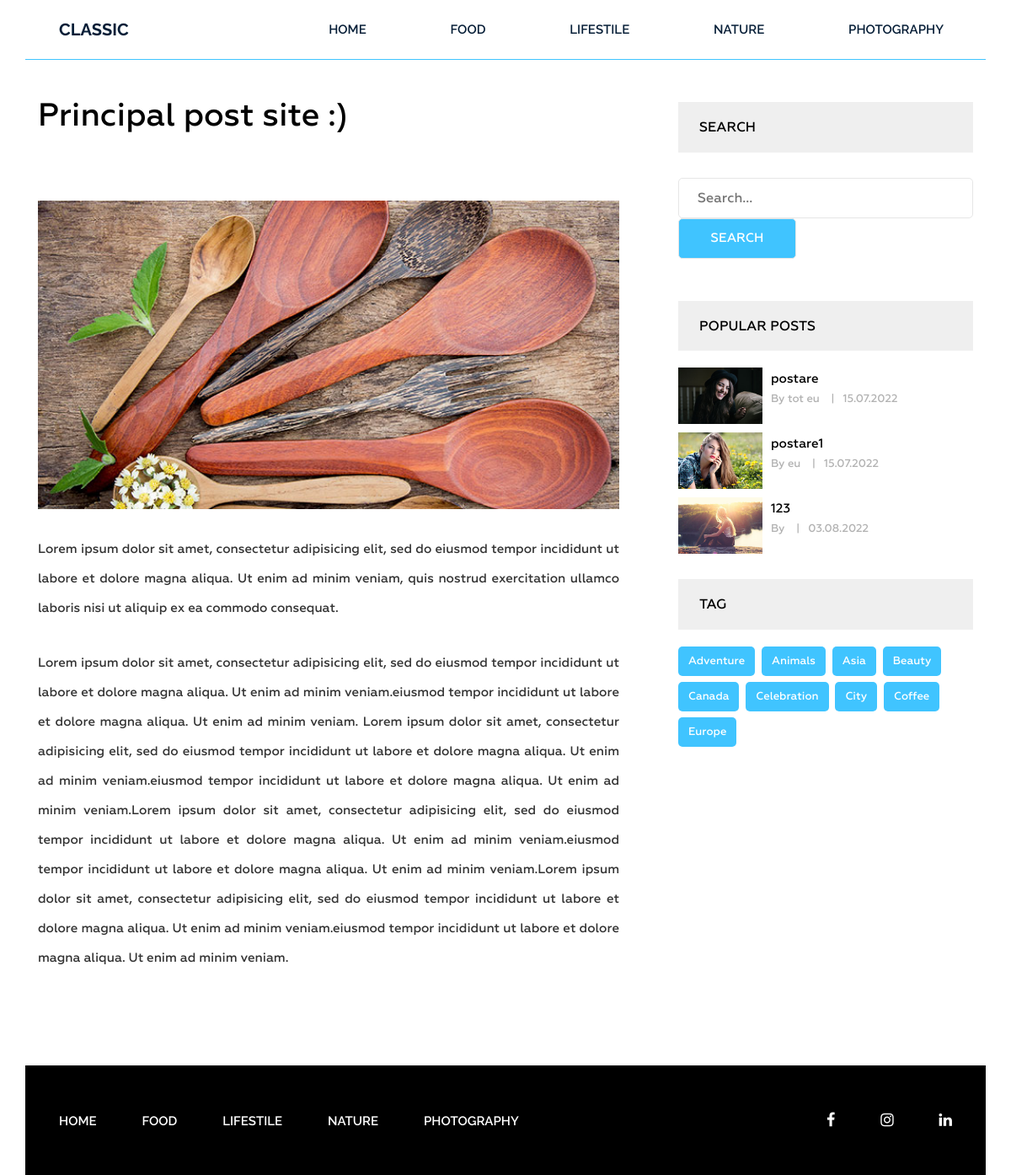
Page /unique/ on the committed database.
### blog/models.py (models this page shows, shortened)
class Category(models.Model):
    title = models.CharField(max_length=255)
    slug = models.SlugField(max_length=255, verbose_name='Url', unique=True)
    def get_absolute_url(self):
        return reverse('category', kwargs={"slug": self.slug})
    class Meta:
        verbose_name = 'Категория(ю)'
        verbose_name_plural = 'Категории'
        ordering = ['title']

class Post(models.Model):
    title = models.CharField(max_length=255)
    slug = models.SlugField(max_length=255, verbose_name='Url', unique=True)
    author = models.CharField(max_length=100)
    content = models.TextField(blank=True)
    created_at = models.DateTimeField(auto_now_add=True, verbose_name='Опубликовано')
    photo = models.ImageField(upload_to='photos/%Y/%m/%d/', blank=True)
    views = models.IntegerField(default=0, verbose_name='Кол-во просмотров')
    category = models.ForeignKey(Category, on_delete=models.PROTECT, related_name='posts')
    tags = models.ManyToManyField(Tag, blank=True, related_name='posts')
    def get_absolute_url(self):
        return reverse('post', kwargs={"slug": self.slug})
    class Meta:
        verbose_name = 'Статья(ю)'
        verbose_name_plural = 'Статьи'
        ordering = ['-created_at']

class Tag(models.Model):
    title = models.CharField(max_length=50)
    slug = models.SlugField(max_length=50, verbose_name='Url', unique=True)
    def get_absolute_url(self):
        return reverse('tag', kwargs={"slug": self.slug})
    class Meta:
        verbose_name = 'tag'
        verbose_name_plural = 'tags'
        ordering = ['title']

### blog/views.py (the view)
# urls.py: path('unique/', Unique.as_view(), name='unique'),
class Unique(ListView):
    model = Post
    template_name = 'blog/single_principal.html'
    context_object_name = 'posts'
    paginate_by = 4
    def get_context_data(self, *, object_list=None, **kwargs):
        context = super().get_context_data(**kwargs)
        context['title'] = 'Classic Blog Design'
        return context

### blog/templatetags/menu.py (called while the page is built)
@register.inclusion_tag('blog/menu_tpl.html')
def show_menu(menu_class='menu'):
    categories = Category.objects.all()
    return {"categories": categories, "menu_class": menu_class}

### blog/templatetags/sidebar.py (called while the page is built)
@register.inclusion_tag('blog/popular_posts_tpl.html')
def get_popular(cnt=3):
    posts = Post.objects.order_by('-views')[:cnt]
    return {"posts": posts}

@register.inclusion_tag('blog/tags_tpl.html')
def get_tags():
    tags = Tag.objects.all()
    return {"tags": tags}

### blog/templates/blog/single_principal.html (shortened to what this page needs)
{% extends 'base.html' %}
{% load static %}
{% load sidebar%}
{% block content %}
<section class="single-blog-area">
    <div class="container">
        <div class="row">
            <div class="col-md-12">
                <div class="border-top">
                    <div class="col-md-8">
                        <div class="blog-area">
                            <div class="blog-area-part">
                                <h2>Principal post site :)</h2>
                                <div class="single-content">
                                    <div>
                                        <br>
                                    </div>
                                    <img src="{% static 'img/post-image1.jpg' %}" alt="">
                                    <p>Lorem ipsum dolor sit amet, consectetur adipisicing elit, sed do eiusmod tempor
                                        incididunt ut labore et dolore magna aliqua. Ut enim ad minim veniam, quis
                                        nostrud
                                        exercitation ullamco laboris nisi ut aliquip ex ea commodo consequat.</p>
                                    <p>Lorem ipsum dolor sit amet, consectetur adipisicing elit, sed do eiusmod tempor
                                        incididunt ut labore et dolore magna aliqua. Ut enim ad minim veniam.eiusmod
                                        tempor
                                        incididunt ut labore et dolore magna aliqua. Ut enim ad minim veniam.
                                        Lorem ipsum dolor sit amet, consectetur adipisicing elit, sed do eiusmod tempor
                                        incididunt ut labore et dolore magna aliqua. Ut enim ad minim veniam.eiusmod
                                        tempor
                                        incididunt ut labore et dolore magna aliqua. Ut enim ad minim veniam.Lorem ipsum
                                        dolor sit amet, consectetur adipisicing elit, sed do eiusmod tempor
                                        incididunt ut labore et dolore magna aliqua. Ut enim ad minim veniam.eiusmod
                                        tempor
                                        incididunt ut labore et dolore magna aliqua. Ut enim ad minim veniam.Lorem ipsum
                                        dolor sit amet, consectetur adipisicing elit, sed do eiusmod tempor
                                        incididunt ut labore et dolore magna aliqua. Ut enim ad minim veniam.eiusmod
                                        tempor
                                        incididunt ut labore et dolore magna aliqua. Ut enim ad minim veniam.</p>
                                </div>
                            </div>
                        </div>
                    </div>
                    <div class="col-md-4">
                        <div class="newsletter">
                            <h2 class="sidebar-title">Search</h2>
                            <form action="{% url 'search' %}" method="get">
                                <input type="text" name="s" placeholder="Search...">
                                <input type="submit" value="Search">
                            </form>
                        </div>
                        {% get_popular 3 %}
                        {% get_tags %}
                    </div>
                </div>
            </div>
        </div>
    </div>
</section>
{% endblock %}

### blog/templates/blog/menu_tpl.html
<div class="{{ menu_class }}">
    <ul>
        <li><a href="{% url 'home' %}">Home</a></li>
        {% for item in categories %}
        <li><a href="{{ item.get_absolute_url }}">{{ item.title }}</a></li>
        {% endfor %}
    </ul>
</div>

### blog/templates/blog/popular_posts_tpl.html
<h2 class="sidebar-title">Popular Posts</h2>
<div class="grid">
    {% for post in posts%}
    <div class="portfolio-item popular">
        {% if post.photo %}
        <img src="{{ post.photo.url }}" alt="{{ post.title }}">
        {% else %}
        <img src="https://picsum.photos/id/1060/300/201/?blur=2" alt="{{ post.title }}">
        {% endif %}
        <div class="portfolio-text">
            <h5><a href="{{post.get_absolute_url}}">{{post.title}}</a></h5>
            <p>By {{post.author}} <span>|</span>{{ post.created_at|date:"d.m.Y" }}</p>
        </div>
    </div>
    {% endfor %}
</div>

### blog/templates/blog/tags_tpl.html
<div class="tags">
    <h2 class="sidebar-title">Tag</h2>
  {% for tag in tags %}
    <p><a href="{{tag.get_absolute_url}}">{{tag.title}}</a></p>
  {% endfor %}
</div>

### siteblog/static/style.css (style rules this page uses)
.wrapper header.header .menu { margin: 0 }
.wrapper header.header .menu ul { float: right; margin: 0; padding: 0; margin-right: 4px; }
.wrapper header.header .menu ul li { display: inline-block; list-style: outside none none; margin: 0 -4px 0 0; }
.wrapper header.header .menu ul li a { color: rgb(6, 30, 55); font-family: "Raleway", sans-serif; font-size: 15px; font-weight: 600; line-height: 70px; padding: 26px 50px; text-decoration: none; text-transform: uppercase; }
.wrapper footer.footer .footer-menu { margin: 0 }
.wrapper footer.footer .footer-menu ul { line-height: 130px; margin: 0; padding: 0; }
.wrapper footer.footer .footer-menu ul li { display: inline; list-style: outside none none; margin: 0; padding: 30px 0px; }
.wrapper footer.footer .footer-menu ul li a { color: #fff; font-family: "Raleway", sans-serif; font-size: 15px; font-weight: 600; line-height: 70px; margin-left: 40px; padding: 26px 10px 26px 0; text-decoration: none; text-transform: uppercase; }
.single-blog-area { margin-bottom: 100px; }
.single-blog-area .border-top { border-top: 1px solid #40c4ff; }
.single-blog-area h2 { color: #010101; font-family: Geometria; font-size: 38px; font-weight: 500; margin-bottom: 60px; margin-top: 45px; }
.single-blog-area p { font-family: Geometria; font-size: 15px; font-weight: 500; line-height: 35px; position: relative; text-align: justify; }
.single-blog-area .blog-area-part p { margin-top: 30px; }
.single-blog-area img { width: 100% }
.single-blog-area .blog-area { margin-right: 40px; }
.single-blog-area form input { border: 1px solid #e6e6e6; margin: 0; padding: 12px 22px; border-radius: 5px; width: 100% }
.single-blog-area form input[placeholder] { color: #000; font-family: Geometria; font-size: 16px; font-weight: 500; }
.single-blog-area form { margin: 50px 0 0; position: relative; }
.grid .portfolio-item { margin-bottom: 30px; }
.grid .portfolio-item img { float: left; height: 72px; width: 72px; }
.single-blog-area .grid .portfolio-item .portfolio-text { margin-left: 110px; }
.single-blog-area .grid .portfolio-item .portfolio-text h5 { margin: 0 }
.single-blog-area .grid .portfolio-item .portfolio-text h5 a { color: #000; font-family: Geometria; font-size: 15px; font-weight: 500; line-height: 27px; text-decoration: none; }
.single-blog-area .grid .portfolio-item .portfolio-text p { font-family: Geometria; font-size: 13px; font-weight: 500; line-height: 20px; color: #b2b2b2; }
.single-blog-area .grid .portfolio-item .portfolio-text p span { margin: 0 10px; }
.single-blog-area h2.sidebar-title { background: #efefef none repeat scroll 0 0; color: #000; font-family: Geometria; font-size: 16px; font-weight: 500; margin-bottom: 20px; margin-top: 50px; padding: 21px 25px; text-transform: uppercase; }
.single-blog-area .tags p { background: #40c4ff none repeat scroll 0 0; border-radius: 5px; display: inline-block; font-family: Geometria; font-size: 13px; font-weight: 500; margin-right: 4px; padding: 0 12px; margin-bottom: 7px; }
.single-blog-area .tags p a { color: #fff; display: inline-block; text-decoration: none; }
.single-blog-area .newsletter form { margin: 30px 0 0; }
.single-blog-area .newsletter input[type="submit"] { width: 40%; background: #40c4ff; color: #fff; text-transform: uppercase; font-family: Geometria; font-size: 15px; font-weight: 500; }
.grid .portfolio-item img { width: 100px; height: auto; }

### rows in the picture
Category: title "FOOD"
Category: title "LIFESTILE"
Category: title "NATURE"
Category: title "PHOTOGRAPHY"
Post: photo (picture), title "postare", author "tot eu", created_at "15.07.2022"
Post: photo (picture), title "postare1", author "eu", created_at "15.07.2022"
Post: photo (picture), title "123", created_at "03.08.2022"
Tag: title "Adventure"
Tag: title "Animals"
Tag: title "Asia"
Tag: title "Beauty"
Tag: title "Canada"
Tag: title "Celebration"
Tag: title "City"
Tag: title "Coffee"
Tag: title "Europe"
